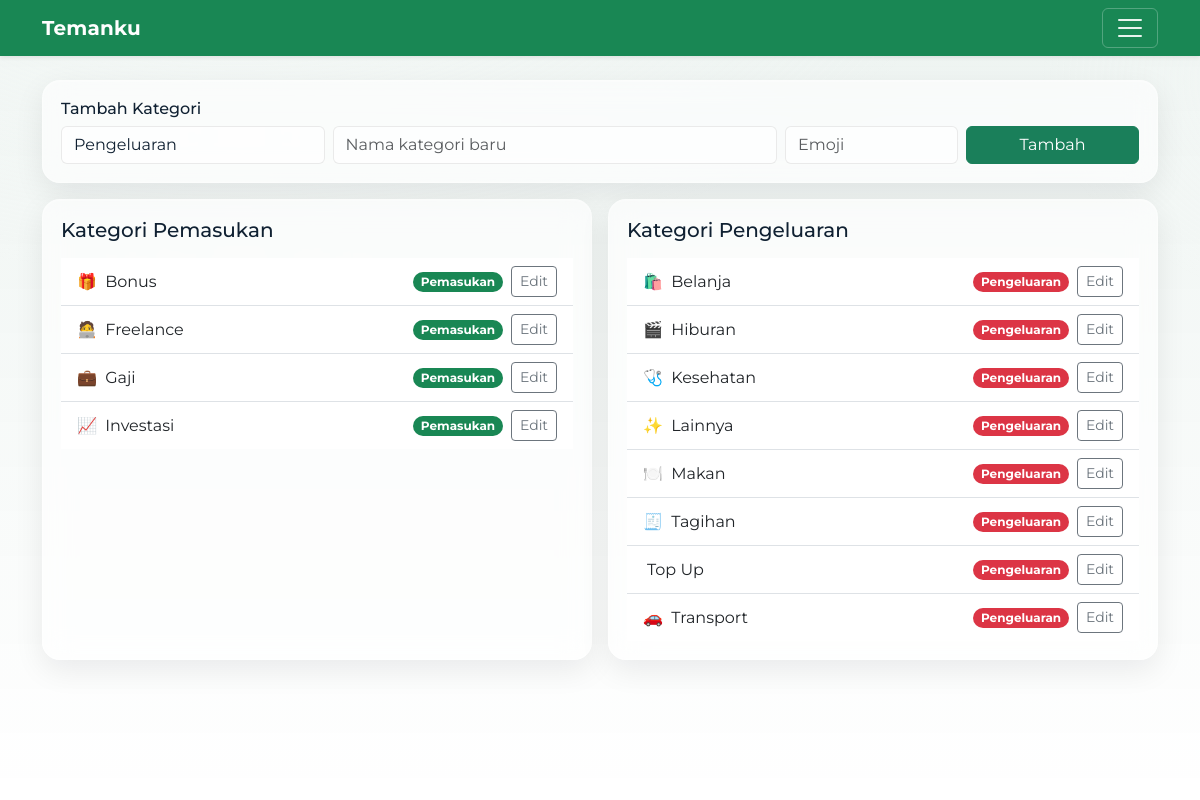
Page /categories (signed in) on the committed database.
### tables this page shows
CREATE TABLE categories (
  id INTEGER PRIMARY KEY AUTOINCREMENT,
  user_id INTEGER NOT NULL,
  type TEXT CHECK(type IN ('income','expense')) NOT NULL,
  name TEXT NOT NULL, emoji TEXT,
  UNIQUE(user_id, type, name),
  FOREIGN KEY (user_id) REFERENCES users(id)
);

### app.py (the view)
@app.get("/categories")
@login_required
def categories_page():
    with db() as con:
        inc = con.execute(
            "SELECT * FROM categories WHERE user_id=? AND type='income' ORDER BY name",
            (current_user.id,)
        ).fetchall()
        exp = con.execute(
            "SELECT * FROM categories WHERE user_id=? AND type='expense' ORDER BY name",
            (current_user.id,)
        ).fetchall()
    return render_template(
        "categories.html",
        income=[dict(i) for i in inc],
        expense=[dict(e) for e in exp],
        title="Kategori",
    )

### app.py (called while the page is built)
def db():
    conn = sqlite3.connect(APP_DB, timeout=5.0)
    conn.row_factory = sqlite3.Row
    conn.execute("PRAGMA busy_timeout = 5000")
    return conn

@login_manager.user_loader
def load_user(user_id):
    with db() as con:
        row = con.execute("SELECT * FROM users WHERE id=?", (user_id,)).fetchone()
        return User(row) if row else None

### templates/categories.html (shortened to what this page needs)
{% extends "base.html" %}
{% block content %}
<div class="card-soft mb-3">
  <h6 class="mb-2">Tambah Kategori</h6>
  <form method="post" class="row g-2" action="{{ url_for('categories_add') }}">
    <div class="col-md-3">
      <select name="type" class="form-select" required>
        <option value="expense" selected>Pengeluaran</option>
      </select>
    </div>
    <div class="col-md-5">
      <input name="name" class="form-control" placeholder="Nama kategori baru" required>
    </div>
    <div class="col-md-2">
      <input name="emoji" class="form-control" placeholder="Emoji" maxlength="4">
    </div>
    <div class="col-md-2">
      <button class="btn btn-primary w-100">Tambah</button>
    </div>
  </form>
</div>
<div class="row g-3">
  <div class="col-lg-6">
    <div class="card-soft h-100">
      <h5 class="mb-3">Kategori Pemasukan</h5>
      <ul class="list-group list-group-flush">
        {% for c in income %}
          <li class="list-group-item d-flex justify-content-between align-items-center">
            <div>
              <span class="me-1">{{ c.emoji or '' }}</span>
              {{ c.name }}
            </div>
            <div class="d-flex align-items-center gap-2">
              <span class="badge rounded-pill text-bg-success">Pemasukan</span>
              <button class="btn btn-sm btn-outline-secondary" data-bs-toggle="modal" data-bs-target="#catModal"
                      data-id="{{ c.id }}" data-name="{{ c.name }}" data-emoji="{{ c.emoji or '' }}">Edit</button>
            </div>
          </li>
        {% endfor %}
      </ul>
    </div>
  </div>
  <div class="col-lg-6">
    <div class="card-soft h-100">
      <h5 class="mb-3">Kategori Pengeluaran</h5>
      <ul class="list-group list-group-flush">
        {% for c in expense %}
          <li class="list-group-item d-flex justify-content-between align-items-center">
            <div>
              <span class="me-1">{{ c.emoji or '' }}</span>
              {{ c.name }}
            </div>
            <div class="d-flex align-items-center gap-2">
              <span class="badge rounded-pill text-bg-danger">Pengeluaran</span>
              <button class="btn btn-sm btn-outline-secondary" data-bs-toggle="modal" data-bs-target="#catModal"
                      data-id="{{ c.id }}" data-name="{{ c.name }}" data-emoji="{{ c.emoji or '' }}">Edit</button>
            </div>
          </li>
        {% endfor %}
      </ul>
    </div>
  </div>
</div>
{% endblock %}

### static/style.css (style rules this page uses)
:root { --bg:#0f5132; --page:#e9eef6; --card:rgba(255,255,255,.6); --text:#102132; --muted:#6c7a89; --primary:#1a7f5a; --ring:rgba(26,127,90,.35); --glass-border:rgba(255,255,255,.32); --chart-bar:45, 156, 219; }
* { scroll-behavior:smooth }
body { background:var(--page); color:var(--text); font-family: "Montserrat", system-ui, -apple-system, "Segoe UI", Roboto, "Helvetica Neue", Arial, "Noto Sans", "Apple Color Emoji","Segoe UI Emoji","Segoe UI Symbol", sans-serif; font-feature-settings: "cv01","cv02"; }
.btn { transition:transform .15s ease, box-shadow .2s ease }
.btn-primary { background:var(--primary);border-color:var(--primary) }
.form-control,.form-select { background:rgba(255,255,255,.65);color:var(--text); border:1px solid rgba(0,0,0,.08) }
.card-soft { background:var(--card); border:1px solid var(--glass-border); border-radius:18px; padding:18px; box-shadow: 0 10px 30px rgba(10,14,29,.08), inset 0 1px 0 rgba(255,255,255,.25); backdrop-filter: blur(14px); -webkit-backdrop-filter: blur(14px); transition:transform .25s ease, box-shadow .25s ease, border-color .25s ease; }
body { font-family: "Montserrat", system-ui, -apple-system, Segoe UI, Roboto, Arial, sans-serif; }

### rows in the picture
categories: emoji "🎁", name "Bonus"
categories: emoji "🧑‍💻", name "Freelance"
categories: emoji "💼", name "Gaji"
categories: emoji "📈", name "Investasi"
categories: emoji "🛍️", name "Belanja"
categories: emoji "🎬", name "Hiburan"
categories: emoji "🩺", name "Kesehatan"
categories: emoji "✨", name "Lainnya"
categories: emoji "🍽️", name "Makan"
categories: emoji "🧾", name "Tagihan"
categories: name "Top Up"
categories: emoji "🚗", name "Transport"
